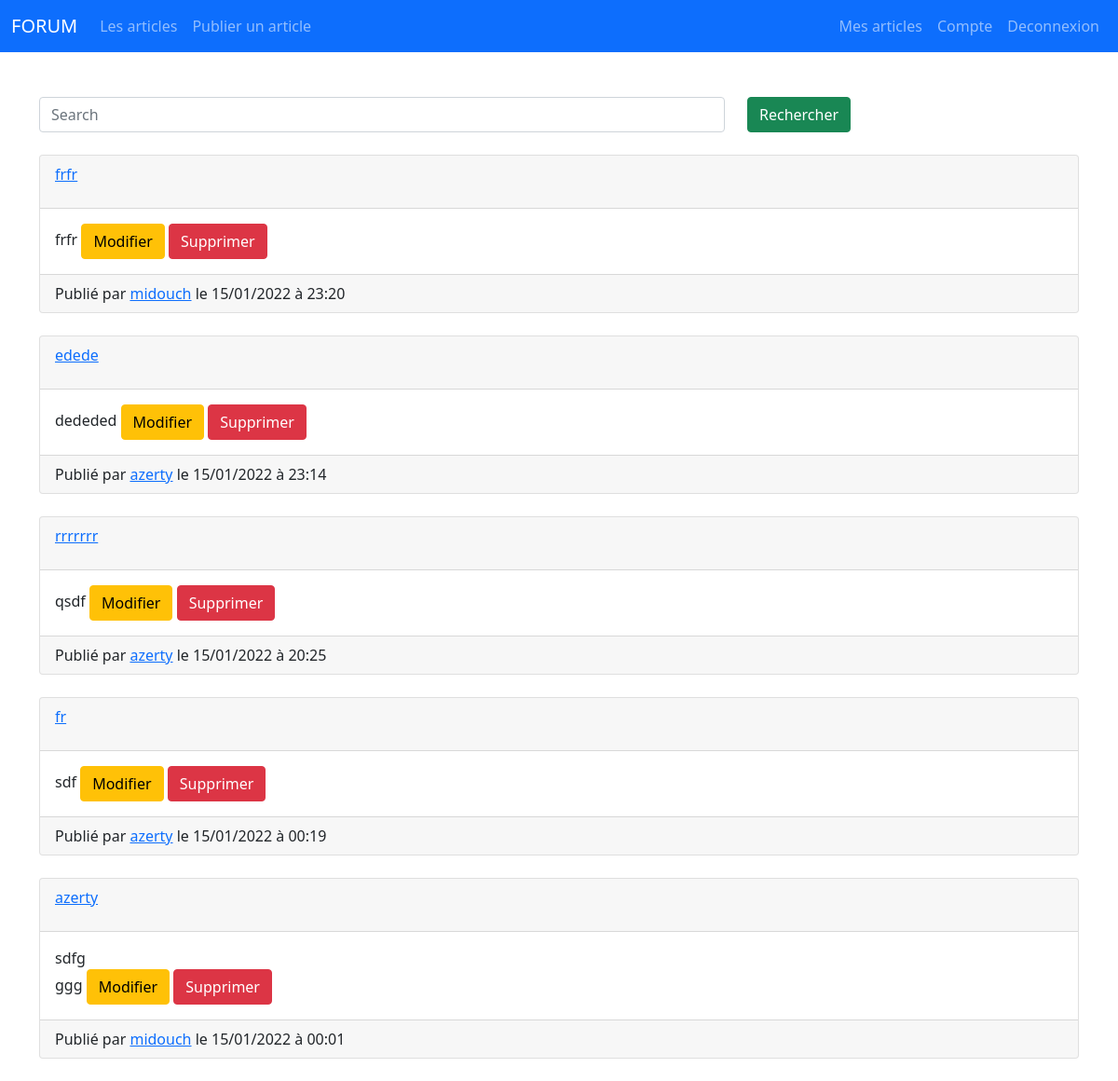
The page /ShowAllAdminArticles.php on the database as committed earlier.
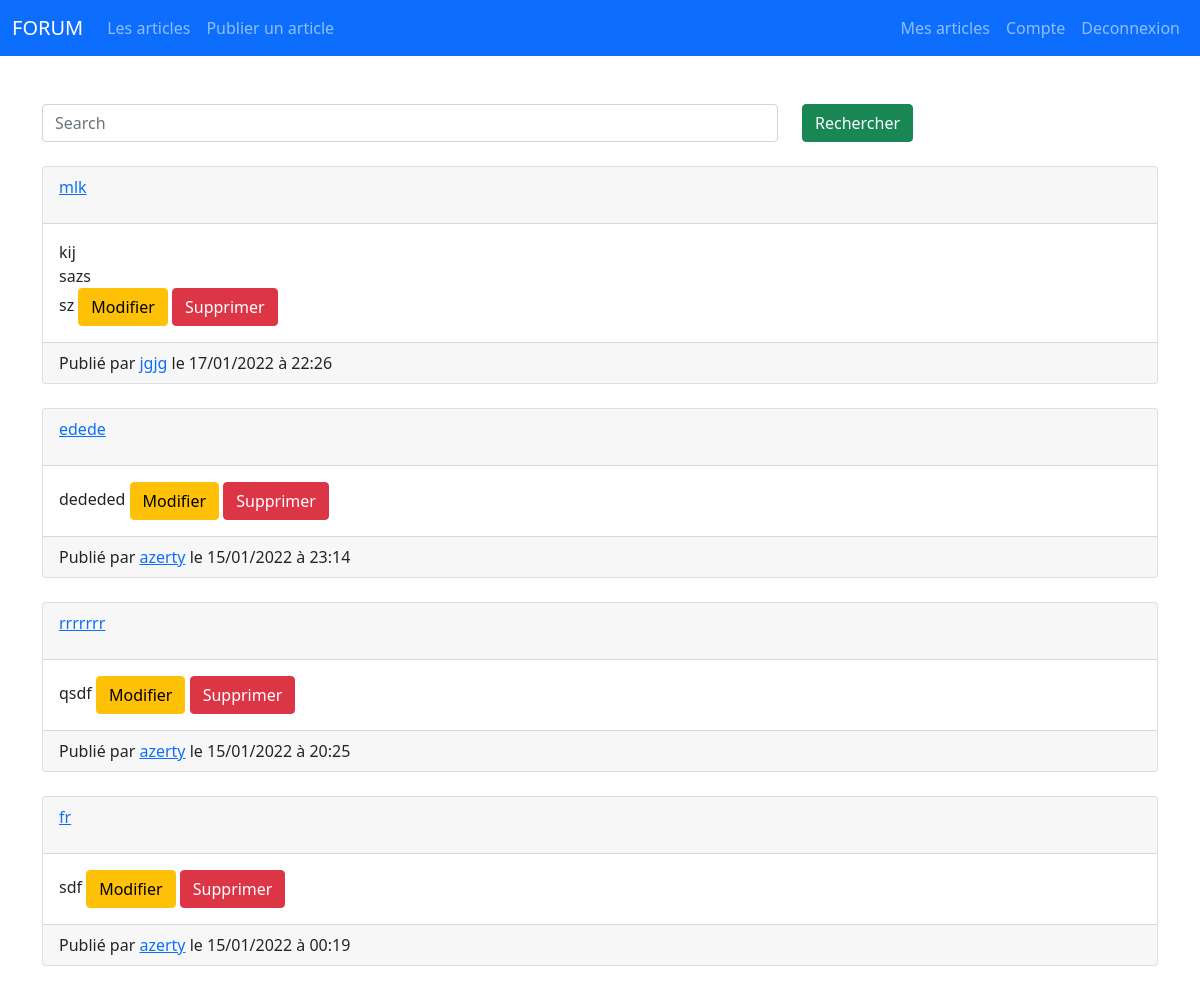
The same page on the database as committed later.
### tables this page shows
CREATE TABLE `articles` (
  `ID_Article` int(11) NOT NULL,
  `Title` varchar(100) NOT NULL,
  `Description` varchar(1000) NOT NULL,
  `Content` varchar(2000) NOT NULL,
  `Date_Pub` text NOT NULL,
  `ID_User` int(11) NOT NULL
);

CREATE TABLE `users` (
  `ID_User` int(11) NOT NULL,
  `Username` varchar(30) NOT NULL,
  `MDP` varchar(150) NOT NULL,
  `Mail` varchar(100) NOT NULL
);

### actions/articles/showAllArticlesAction.php (called while the page is built, shortened)
<?php
require('actions/connect.php');
$getAllArticles = $mysql->query("SELECT articles.ID_User,ID_Article,Title,Description,Content,Date_Pub,Username
FROM articles
INNER JOIN users ON articles.ID_User=users.ID_User
ORDER BY Date_Pub DESC");

### ShowAllAdminArticles.php (the view, shortened to what this page needs)
<?php
require('actions/articles/showAllArticlesAction.php');?>
<!DOCTYPE html>
<html lang="en">
<?php include 'includes/head.php'; ?>
<body>
    <?php include 'includes/navbar.php'; ?>
    <br><br>
    <div class="container">
        <form method="GET">
            <div class="form-group row">
                <div class="col-8">
                    <input type="search" name="search" class="form-control mr-sm-2" placeholder="Search" aria-label="Search">
                </div>
                <div class="col-4">
                    <button class="btn btn-success" type="submit">Rechercher</button>
                </div>
            </div>
        </form>
        <br>
        <?php
        while ($article = $getAllArticles->fetch()) {
        ?>
            <div class="card">
                <div class="card-header">
                    <a href="article.php?id=<?= $article['ID_Article'];?>">
                    <?= $article['Title']; ?>
                    </a>
                </div>
                <div class="card-body">
                    <?= $article['Description']; ?>
                    <a href="edit-article.php?id=<?= $article['ID_Article']; ?>" class="btn btn-warning"> Modifier</a>
                        <a href=actions/articles/deleteArticleAction.php?id=<?= $article['ID_Article']; ?>" class="btn btn-danger"> Supprimer</a>
                </div>
                <div class="card-footer">
                    Publié par <a href ="profile.php?id=<?= $article['ID_User']?>" ><?= $article['Username']; ?></a> le <?= $article['Date_Pub']; ?>
                </div>
            </div>
            <br>
        <?php
        }
        ?>
    </div>
</body>
</html>

Rows that differ between the two databases and show on the page:
removed articles: Title "frfr", Description "frfr", ID_User.Username "midouch", Date_Pub "15/01/2022 à 23:20"
removed articles: Title "azerty", Description "sdfg ggg", ID_User.Username "midouch", Date_Pub "15/01/2022 à 00:01"
added articles: Title "mlk", Description "kij sazs sz", ID_User.Username "jgjg", Date_Pub "17/01/2022 à 22:26"
